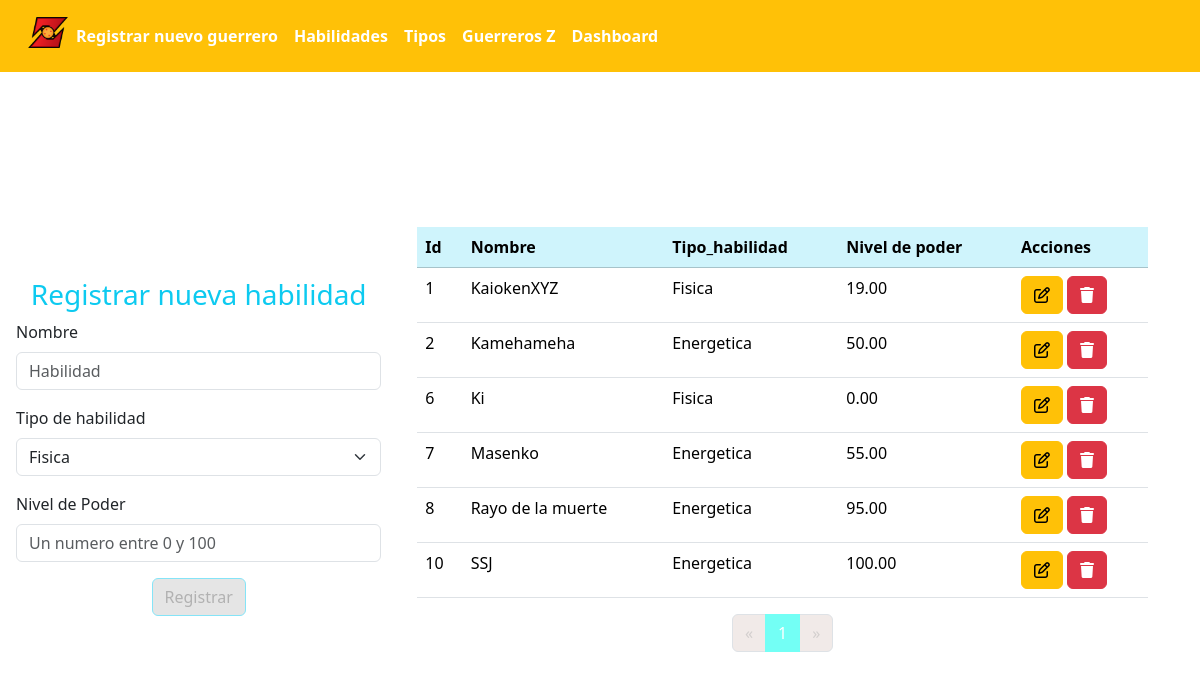
Screenshot of /views/abilities.index.php with the database file from the repository.
### tables this page shows
CREATE TABLE IF NOT EXISTS `habilidades` (
  `id` int NOT NULL AUTO_INCREMENT,
  `nombre_habilidad` varchar(255) NOT NULL,
  `tipo_habilidad_id` int DEFAULT NULL,
  `nivel_poder` decimal(5,2) DEFAULT NULL,
  PRIMARY KEY (`id`),
  KEY `tipo_habilidad_id` (`tipo_habilidad_id`)
);

CREATE TABLE IF NOT EXISTS `tipos_habilidades` (
  `id` int NOT NULL AUTO_INCREMENT,
  `tipo_habilidad` varchar(70) NOT NULL,
  PRIMARY KEY (`id`)
);

### types/table/Table.php (called while the page is built, shortened)
<?php
class Table
{
    public array $columns;
    public array $data;
    public int $page;
    public ?UpdateRoute $updateRoute;
    public string $deleteRoute;
    public string $deleteQueryParameter;
    public string $color;
    public array $names;
    public function __construct(
        array $columns,
        array $data,
        int $page,
        int $totalPages,
        string $deleteRoute,
        string $deleteQueryParameter,
        string $color,
        array $names = [],
        ?UpdateRoute $updateRoute = null,
        bool $showMoreInfo = false
    ) {
        $this->columns = $columns;
        $this->data = $data;
        $this->page = $page;
        $this->updateRoute = $updateRoute;
        $this->deleteRoute = $deleteRoute;
        $this->deleteQueryParameter = $deleteQueryParameter;
        $this->color = $color;
        $this->names = $names;
    }
    public function renderTable(string $templateTableRoute = 'templates/TableTemplate.php')
    {
        $columns = $this->columns;
        $data = $this->data;
        $updateRoute = $this->updateRoute;
        $deleteRoute = $this->deleteRoute;
        $deleteQueryParameter = $this->deleteQueryParameter;
        $page = $this->page;
        $color = $this->color;
        $names = $this->names;
        include $templateTableRoute;
    }
    public function render(string $templateTableRoute = 'templates/TableTemplate.php', string $templatePaginationRoute = 'templates/PaginationTemplate.php', string $tableName = "Warriors")
    {
        $this->renderTable($templateTableRoute);
    }
}

### data/database.php (called while the page is built, shortened)
<?php
class Database
{
    private mysqli $connection;
    public function __construct(string $host = "localhost", string $username = "root", string $password = "", string $dbname = "warriors")
    {
        $this->connection = new mysqli($host, $username, $password, $dbname);
        $this->connection->set_charset('utf8');
    }
    public function countAbilities(): int
    {
        $sql = "SELECT COUNT(*) FROM habilidades";
        $result = $this->connection->query($sql);
        $row = $result->fetch_assoc();
        return (int)$row["COUNT(*)"];
    }
    public function getAbilitiesByPage(int $page): array
    {
        $offset = ($page - 1) * 10;
        $sql = "SELECT h.*, th.tipo_habilidad
            FROM habilidades h
            INNER JOIN tipos_habilidades th ON h.tipo_habilidad_id = th.id
            ORDER BY h.id
            LIMIT 10 OFFSET ?";
        $preparedQuery = $this->connection->prepare($sql);
        $preparedQuery->bind_param("i", $offset);
        $preparedQuery->execute();
        $result = $preparedQuery->get_result();
        $data = $result->fetch_all(MYSQLI_ASSOC);
        $recordsQuantity = $this->countAbilities();
        return ["data" => $data, "totalPages" => ceil($recordsQuantity / 10)];
    }
}

### types/routes/UpdateRoute.php (called while the page is built, shortened)
<?php
class UpdateRoute
{
    function __construct(string $form, string $controller, string $queryParameter)
    {
        $this->form = $form;
        $this->queryParameter = $queryParameter;
    }
}

### templates/TableTemplate.php (the view, shortened to what this page needs)
<table class="table">
    <thead class="table-<?= $color ?>">
        <?php foreach ($columns as $field) : ?>
            <?php if (array_key_exists($field, $names)) : ?>
                <th scope="col"><?= ucfirst($names[$field]) ?></th>
            <?php else : ?>
                <th scope="col"><?= ucfirst($field) ?></th>
            <?php endif; ?>
        <?php endforeach; ?>
        <th scope="col">Acciones</th>
    </thead>
    <?php if (!$data) : ?>
        <tbody>
            <tr class="text-center">
                <td colspan="5">No hay guerreros registrados</td>
            </tr>
        </tbody>
    <?php else : ?>
        <tbody>
            <?php foreach ($data as $row) : ?>
                <tr>
                    <?php foreach ($columns as $field) : ?>
                        <td><?= $row[$field] ?></td>
                    <?php endforeach; ?>
                    <td>
                        <?php if ($updateRoute) : ?>
                            <a href="<?= $updateRoute->form ?>?<?= $updateRoute->queryParameter ?>=<?= $row["id"] ?>" class="btn btn-small btn-warning"><i class="fa-regular fa-pen-to-square"></i></a>
                        <?php endif; ?>
                        <a href="<?= $deleteRoute ?>?<?= $deleteQueryParameter ?>=<?= $row["id"] ?>&page=<?= $page ?>" class="btn btn-small btn-danger"><i class="fa-solid fa-trash"></i></a>
                    </td>
                </tr>
            <?php endforeach; ?>
        </tbody>
    <?php endif; ?>
</table>

### rows the page displays
habilidades: id "1", nombre_habilidad "KaiokenXYZ", tipos_habilidades.tipo_habilidad "Fisica", nivel_poder "19.00"
habilidades: id "2", nombre_habilidad "Kamehameha", tipos_habilidades.tipo_habilidad "Energetica", nivel_poder "50.00"
habilidades: id "6", nombre_habilidad "Ki", tipos_habilidades.tipo_habilidad "Fisica", nivel_poder "0.00"
habilidades: id "7", nombre_habilidad "Masenko", tipos_habilidades.tipo_habilidad "Energetica", nivel_poder "55.00"
habilidades: id "8", nombre_habilidad "Rayo de la muerte", tipos_habilidades.tipo_habilidad "Energetica", nivel_poder "95.00"
habilidades: id "10", nombre_habilidad "SSJ", tipos_habilidades.tipo_habilidad "Energetica", nivel_poder "100.00"

### other values shown
$formTitle->title "Registrar nueva habilidad"
$field->name "Nombre"
$field->name "Tipo de habilidad"
$field->name "Nivel de Poder"
$names[$field] "Id"
$names[$field] "Nombre"
$field "Tipo_habilidad"
$names[$field] "Nivel de poder"
form field ability-type "Fisica"
